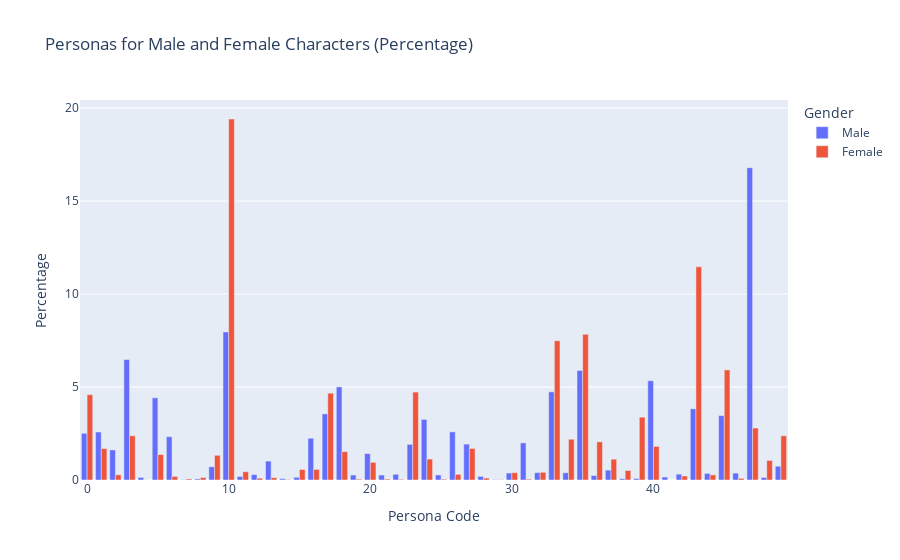

The cell this chart's notebook holds for it:
### Code cell
import pandas as pd
import plotly.express as px

# Assume you have a DataFrame named persona_char_movie
# containing columns 'persona_code', 'actor_gender', and others.

# Calculate the total number of male and female actors
total_male_actors = persona_char_movie[persona_char_movie['actor_gender'] == 'M'].shape[0]
total_female_actors = persona_char_movie[persona_char_movie['actor_gender'] == 'F'].shape[0]

# Analyze the relationship between "persona_code" and "actor_gender"
persona_gender_counts = persona_char_movie.groupby(['persona_code', 'actor_gender']).size().unstack()

# Calculate the percentages for each persona separately
persona_gender_percentages_male = persona_gender_counts['M'] / total_male_actors * 100
persona_gender_percentages_female = persona_gender_counts['F'] / total_female_actors * 100

# Combine the percentages for both male and female actors
combined_percentages = pd.concat([persona_gender_percentages_male, persona_gender_percentages_female], axis=1, keys=['Male', 'Female'])

# Reset index to have 'persona_code' as a regular column
combined_percentages = combined_percentages.reset_index()

# Melt the DataFrame for easier plotting with Plotly Express
melted_data = pd.melt(combined_percentages, id_vars=['persona_code'], var_name='Gender', value_name='Percentage')

# Create an interactive grouped bar plot with Plotly Express
fig = px.bar(
    melted_data,
    x='persona_code',
    y='Percentage',
    color='Gender',
    barmode='group',
    title='Personas for Male and Female Characters (Percentage)',
    labels={'Percentage': 'Percentage', 'persona_code': 'Persona Code'},
)

# Show the plot
fig.show()

fig.write_html("../generated/html/gender_persona_percentage.html")

### Figure 1 — Plotly figure (JSON) as saved in the notebook; plotly's stock layout.template omitted (floating-point values rounded to 4 significant figures)
{"data": [{"alignmentgroup": "True", "hovertemplate": "Gender=Male<br>Persona Code=%{x}<br>Percentage=%{y}<extra></extra>", "legendgroup": "Male", "marker": {"color": "#636efa", "pattern": {"shape": ""}}, "name": "Male", "offsetgroup": "Male", "orientation": "v", "showlegend": true, "textposition": "auto", "type": "bar", "x": [0, 1, 2, 3, 4, 5, 6, 7, 8, 9, 10, 11, 12, 13, 14, 15, 16, 17, 18, 19, 20, 21, 22, 23, 24, 25, 26, 27, 28, 29, 30, 31, 32, 33, 34, 35, 36, 37, 38, 39, 40, 41, 42, 43, 44, 45, 46, 47, 48, 49], "xaxis": "x", "y": [2.511, 2.581, 1.618, 6.479, 0.14, 4.421, 2.33, 0.01646, 0.05763, 0.7121, 7.965, 0.1893, 0.2923, 1.017, 0.06998, 0.1482, 2.247, 3.556, 5.005, 0.2676, 1.42, 0.2676, 0.3087, 1.918, 3.26, 0.2717, 2.589, 1.931, 0.1935, 0.01646, 0.3746, 1.996, 0.3952, 4.742, 0.3869, 5.89, 0.2387, 0.531, 0.06998, 0.07821, 5.339, 0.1605, 0.3128, 3.828, 0.354, 3.462, 0.3705, 16.8, 0.1317, 0.7409], "yaxis": "y"}, {"alignmentgroup": "True", "hovertemplate": "Gender=Female<br>Persona Code=%{x}<br>Percentage=%{y}<extra></extra>", "legendgroup": "Female", "marker": {"color": "#EF553B", "pattern": {"shape": ""}}, "name": "Female", "offsetgroup": "Female", "orientation": "v", "showlegend": true, "textposition": "auto", "type": "bar", "x": [0, 1, 2, 3, 4, 5, 6, 7, 8, 9, 10, 11, 12, 13, 14, 15, 16, 17, 18, 19, 20, 21, 22, 23, 24, 25, 26, 27, 28, 29, 30, 31, 32, 33, 34, 35, 36, 37, 38, 39, 40, 41, 42, 43, 44, 45, 46, 47, 48, 49], "xaxis": "x", "y": [4.588, 1.69, 0.2816, 2.379, 0.007411, 1.371, 0.1927, 0.05929, 0.1334, 1.327, 19.42, 0.4447, 0.09635, 0.126, 0.02223, 0.5633, 0.5707, 4.669, 1.527, 0.04447, 0.9486, 0.05188, 0.03706, 4.728, 1.127, 0.04447, 0.3039, 1.697, 0.1038, 0.01482, 0.3928, 0.04447, 0.415, 7.493, 2.194, 7.834, 2.053, 1.119, 0.5114, 3.38, 1.808, null, 0.2149, 11.47, 0.2742, 5.922, 0.08894, 2.794, 1.052, 2.379], "yaxis": "y"}], "layout": {"barmode": "group", "legend": {"title": {"text": "Gender"}, "tracegroupgap": 0}, "title": {"text": "Personas for Male and Female Characters (Percentage)"}, "xaxis": {"anchor": "y", "domain": [0, 1], "title": {"text": "Persona Code"}}, "yaxis": {"anchor": "x", "domain": [0, 1], "title": {"text": "Percentage"}}}}
